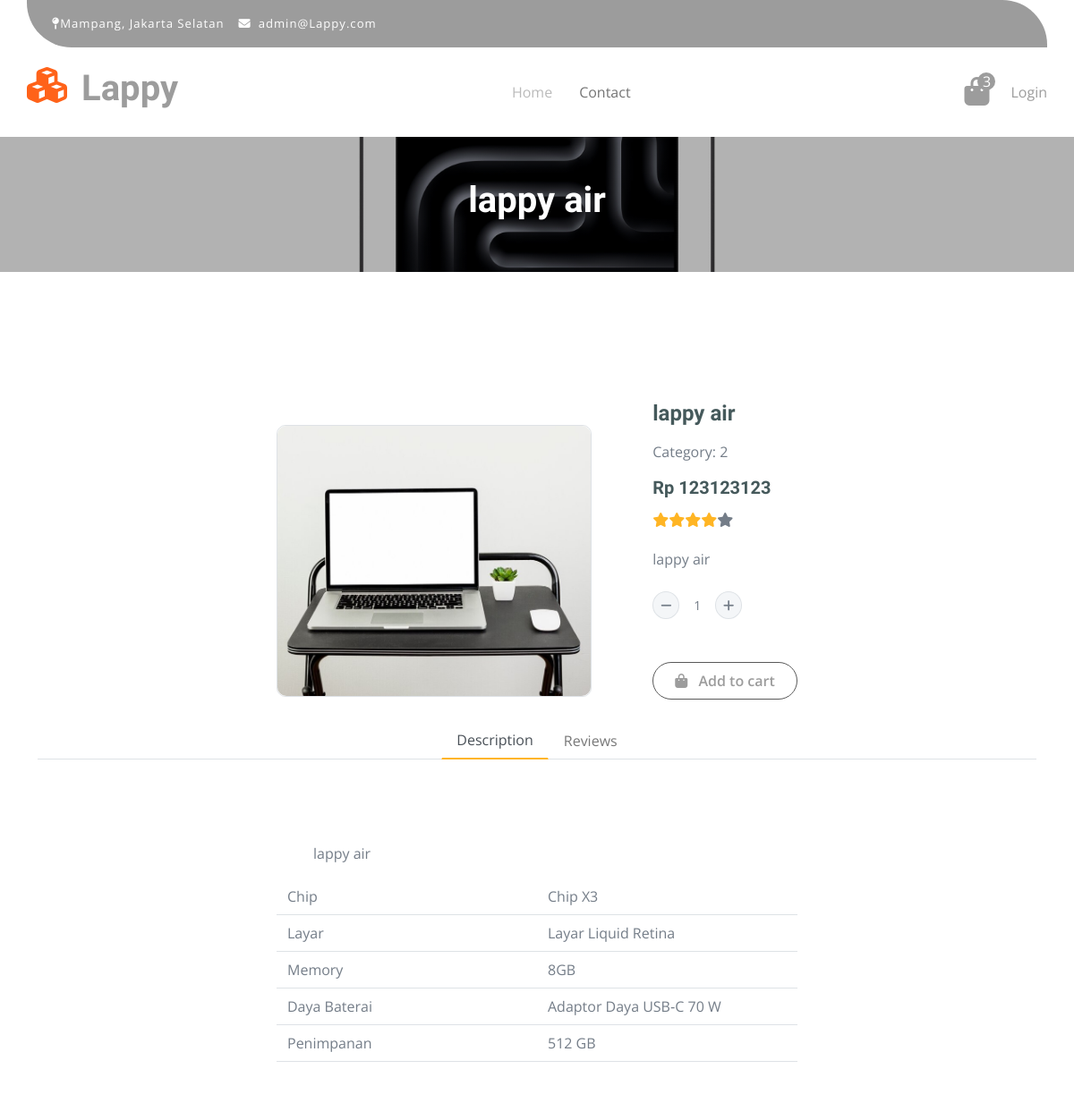
The app's page /detail/2/ (upper part), older data.
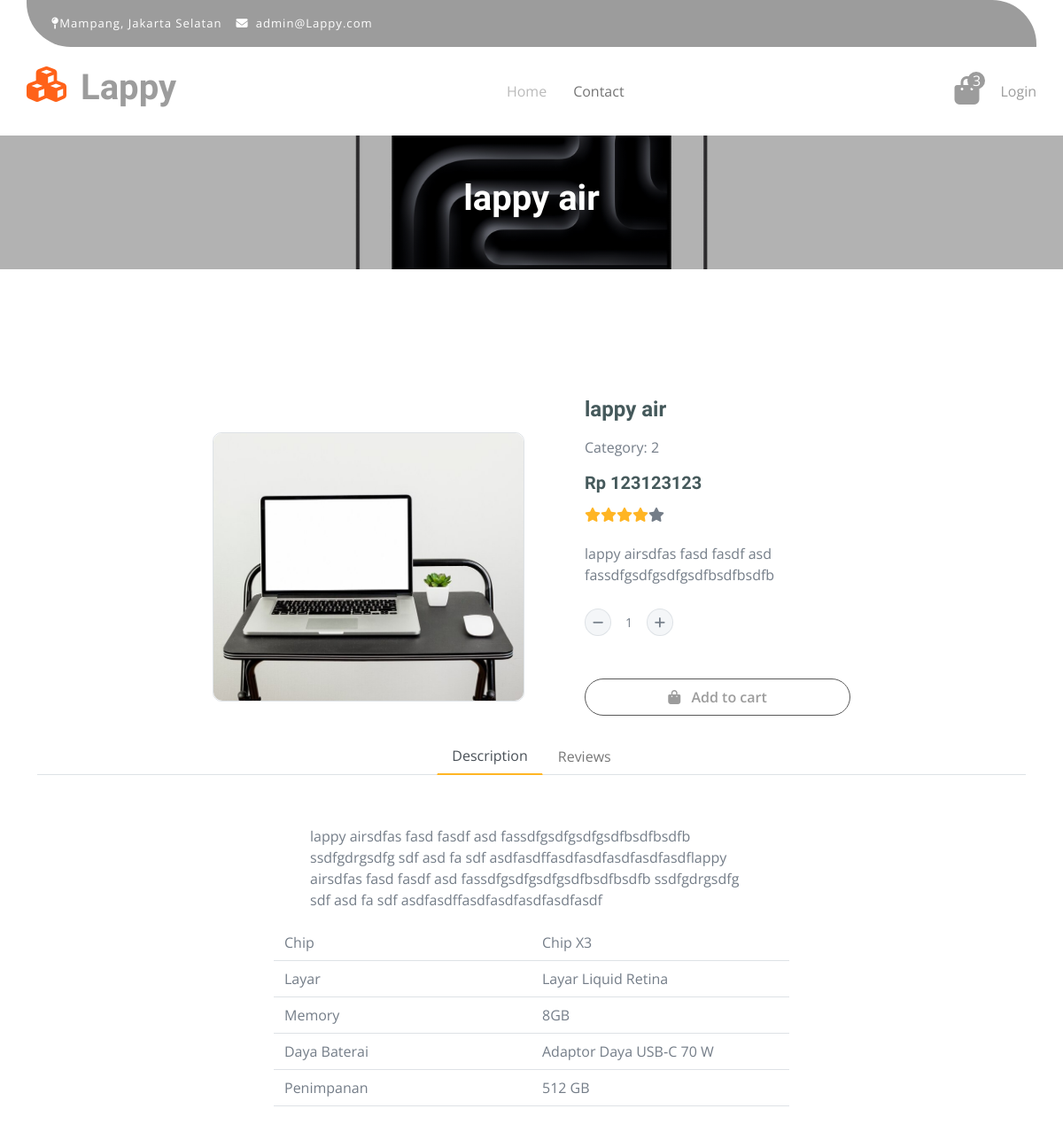
The same page, newer data.
### lappy_app/models.py (models this page shows)
class Products (models.Model):
    product_name = models.CharField(max_length=200)
    product_description = models.TextField()
    supplier_id = models.IntegerField()
    category_id = models.CharField(max_length=20)
    unit = models.CharField(max_length=200)
    price = models.IntegerField()
    photo = models.ImageField(upload_to='images', blank=True, null=True)
    def image_tag(self):
        return mark_safe('<img src="%s" width="100px" height="100px" />'%(self.photo.url))
    image_tag.short_description = 'Image'

### lappy_app/views.py (the view)
# urls.py: path('detail/<int:id>/', detail_view, name='detail'),
def detail_view(request, id):
    context ={}
    context["reviews"] = Reviews.objects.filter(product_id = id)
    context["product"] = Products.objects.get(id = id)
    related_category = context["product"].category_id
    context["related_products"] = Products.objects.filter(category_id=related_category).exclude(id=id)
    context["categories"] = Categories.objects.all()
    return render(request, "product.html", context)

### lappy_app/templates/product.html
{% include "components/header.html" %}
{% include "components/navbar.html" %}
{% include "components/product_detail.html" %}
{% include "components/footer.html" %}

### lappy_app/templates/components/product_detail.html (shortened to what the changed rows need)
    <div class="container-fluid page-header py-5 mt-5">
        <h1 class="text-center text-white display-6">{{product.product_name}}</h1>
    </div>
    <div class="container-fluid py-5 mt-5">
        <div class="container py-5">
            <div class=" mb-5">
                <div class="d-flex flex-column justify-content-center align-items-center">
                    <div class="col-lg-12 d-flex justify-content-center align-items-center" style="gap: 20px;">
                        <div>
                            <div class="border rounded d-flex justify-content-center align-items-center">
                                <a href="#">
                                    <img src="{{product.photo.url}}" class="img-fluid rounded" alt="Image" style="width: 350px;">
                                </a>
                            </div>
                        </div>
                        <div class="d-flex flex-column flex-start ps-5">
                            <h4 class="fw-bold mb-3">{{product.product_name}}</h4>
                            <p class="mb-3">Category: {{product.category_id}}</p>
                            <h5 class="fw-bold mb-3">Rp {{product.price}} </h5>
                            <div class="d-flex mb-4">
                                <i class="fa fa-star text-secondary"></i>
                                <i class="fa fa-star text-secondary"></i>
                                <i class="fa fa-star text-secondary"></i>
                                <i class="fa fa-star text-secondary"></i>
                                <i class="fa fa-star"></i>
                            </div>
                            <p class="mb-4" style="max-width: 300px; max-height: 50px; text-overflow: ellipsis; overflow: hidden;">{{product.product_description}}</p>
                            <div class="input-group quantity mb-5" style="width: 100px;">
                                <div class="input-group-btn">
                                </div>
                                <input type="text" class="form-control form-control-sm text-center border-0" value="1">
                                <div class="input-group-btn">
                                </div>
                            </div>
                            <a href="#" class="btn border border-secondary rounded-pill px-4 py-2 mb-4 text-primary"><i
                                    class="fa fa-shopping-bag me-2 text-primary"></i> Add to cart</a>
                        </div>
                    </div>
                    <div class="col-lg-12">
                        <div class="tab-content mb-5">
                            <div class="tab-pane active" id="nav-about" role="tabpanel"
                                aria-labelledby="nav-about-tab">
                                <div class="d-flex flex-column justify-content-center align-items-center w-100" style="min-height: 400px;">
                                    <p class="align-self-center text-start text-wrap" style="width: 500px;">{{product.product_description}}</p>
                                    <div class="d-flex justify-content-center w-100">
                                        <div class="col-6">
                                        </div>
                                    </div>
                                </div>
                            </div>
                        </div>
                    </div>
                </div>
            </div>
        </div>
    </div>

Row changes from the older to the newer data that the page shows:
changed Products "lappy air": product_description "lappy air" → "lappy airsdfas fasd fasdf asd fassdfgsdfgsdfgsdfbsdfbsdfb…"; product_description "lappy air" → "lappy airsdfas fasd fasdf asd fassdfgsdfgsdfgsdfbsdfbsdfb ssdfgdrgsdfg sdf asd fa sdf asdfasdffasdfasdfasdfasdfasdflappy airsdfas fasd fasdf asd fassdfgsdfgsdfgsdfbsdfbsdfb ssdfgdrgsdfg sdf asd fa sdf asdfasdffasdfasdfasdfasdfasdf"
